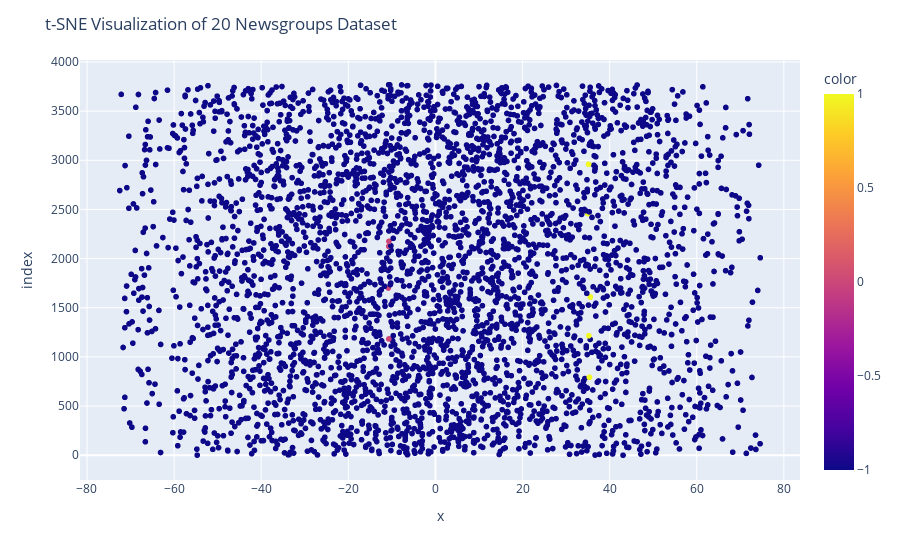

The code cell stored with this chart in its notebook:
### Code cell
# Plot the t-SNE visualization
fig = px.scatter(X_tsne[:, 0], X_tsne[:, 1], color=labels)
fig.update_layout(title = "t-SNE Visualization of 20 Newsgroups Dataset")
fig.show()

### Figure 1 — Plotly figure (JSON) as saved in the notebook; plotly's stock layout.template omitted (floating-point values rounded to 4 significant figures; data arrays with more than 128 entries replaced by an {"elided": "..."} marker saying what was removed)
{"data": [{"hovertemplate": "x=%{x}<br>index=%{y}<br>color=%{marker.color}<extra></extra>", "legendgroup": "", "marker": {"color": {"elided": "3769 int values"}, "coloraxis": "coloraxis", "symbol": "circle"}, "mode": "markers", "name": "", "showlegend": false, "type": "scattergl", "x": {"elided": "3769 float values"}, "xaxis": "x", "y": {"elided": "3769 int values"}, "yaxis": "y"}], "layout": {"coloraxis": {"colorbar": {"title": {"text": "color"}}, "colorscale": [[0, "#0d0887"], [0.1111, "#46039f"], [0.2222, "#7201a8"], [0.3333, "#9c179e"], [0.4444, "#bd3786"], [0.5556, "#d8576b"], [0.6667, "#ed7953"], [0.7778, "#fb9f3a"], [0.8889, "#fdca26"], [1, "#f0f921"]]}, "legend": {"tracegroupgap": 0}, "margin": {"t": 60}, "title": {"text": "t-SNE Visualization of 20 Newsgroups Dataset"}, "xaxis": {"anchor": "y", "domain": [0, 1], "title": {"text": "x"}}, "yaxis": {"anchor": "x", "domain": [0, 1], "title": {"text": "index"}}}}
